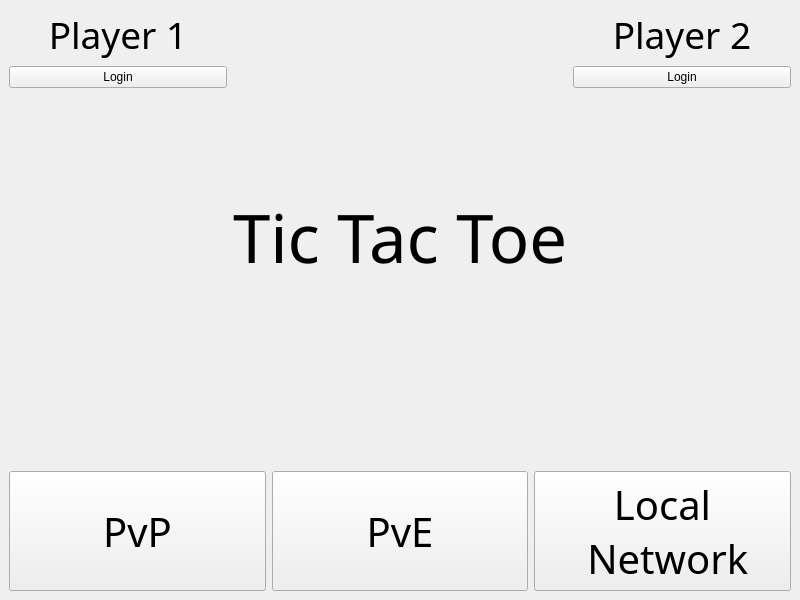
<?xml version="1.0" encoding="UTF-8"?>
<ui version="4.0">
 <class>MainWindow</class>
 <widget class="QMainWindow" name="MainWindow">
  <property name="geometry">
   <rect>
    <x>0</x>
    <y>0</y>
    <width>800</width>
    <height>600</height>
   </rect>
  </property>
  <property name="windowTitle">
   <string>Tic Tac Toe</string>
  </property>
  <widget class="QWidget" name="centralwidget">
   <layout class="QVBoxLayout" name="verticalLayout">
    <item>
     <layout class="QVBoxLayout" name="verticalLayout_2">
      <item>
       <layout class="QHBoxLayout" name="horizontalLayout_2">
        <item>
         <layout class="QVBoxLayout" name="verticalLayout_3">
          <item>
           <widget class="QLabel" name="player_1_label">
            <property name="font">
             <font>
              <family>Poor Richard</family>
              <pointsize>28</pointsize>
             </font>
            </property>
            <property name="text">
             <string>Player 1</string>
            </property>
            <property name="alignment">
             <set>Qt::AlignHCenter|Qt::AlignTop</set>
            </property>
           </widget>
          </item>
          <item>
           <widget class="QPushButton" name="player_1_login_btn">
            <property name="layoutDirection">
             <enum>Qt::LeftToRight</enum>
            </property>
            <property name="text">
             <string>Login</string>
            </property>
            <property name="autoDefault">
             <bool>false</bool>
            </property>
            <property name="default">
             <bool>false</bool>
            </property>
            <property name="flat">
             <bool>false</bool>
            </property>
           </widget>
          </item>
          <item>
           <spacer name="verticalSpacer">
            <property name="orientation">
             <enum>Qt::Vertical</enum>
            </property>
            <property name="sizeType">
             <enum>QSizePolicy::Expanding</enum>
            </property>
            <property name="sizeHint" stdset="0">
             <size>
              <width>20</width>
              <height>50</height>
             </size>
            </property>
           </spacer>
          </item>
         </layout>
        </item>
        <item>
         <widget class="QLabel" name="label">
          <property name="font">
           <font>
            <family>Poor Richard</family>
            <pointsize>50</pointsize>
           </font>
          </property>
          <property name="text">
           <string>Tic Tac Toe</string>
          </property>
          <property name="alignment">
           <set>Qt::AlignCenter</set>
          </property>
         </widget>
        </item>
        <item>
         <layout class="QVBoxLayout" name="verticalLayout_4">
          <item>
           <widget class="QLabel" name="player_2_label">
            <property name="font">
             <font>
              <family>Poor Richard</family>
              <pointsize>28</pointsize>
             </font>
            </property>
            <property name="text">
             <string>Player 2</string>
            </property>
            <property name="alignment">
             <set>Qt::AlignHCenter|Qt::AlignTop</set>
            </property>
           </widget>
          </item>
          <item>
           <widget class="QPushButton" name="player_2_login_btn">
            <property name="text">
             <string>Login</string>
            </property>
           </widget>
          </item>
          <item>
           <spacer name="verticalSpacer_2">
            <property name="orientation">
             <enum>Qt::Vertical</enum>
            </property>
            <property name="sizeHint" stdset="0">
             <size>
              <width>20</width>
              <height>40</height>
             </size>
            </property>
           </spacer>
          </item>
         </layout>
        </item>
       </layout>
      </item>
      <item>
       <layout class="QHBoxLayout" name="horizontalLayout_4">
        <item>
         <widget class="QPushButton" name="pvp_btn">
          <property name="sizePolicy">
           <sizepolicy hsizetype="Minimum" vsizetype="Maximum">
            <horstretch>0</horstretch>
            <verstretch>0</verstretch>
           </sizepolicy>
          </property>
          <property name="minimumSize">
           <size>
            <width>0</width>
            <height>120</height>
           </size>
          </property>
          <property name="font">
           <font>
            <family>Poor Richard</family>
            <pointsize>30</pointsize>
           </font>
          </property>
          <property name="text">
           <string>PvP</string>
          </property>
         </widget>
        </item>
        <item>
         <widget class="QPushButton" name="pve_btn">
          <property name="minimumSize">
           <size>
            <width>0</width>
            <height>120</height>
           </size>
          </property>
          <property name="font">
           <font>
            <family>Poor Richard</family>
            <pointsize>30</pointsize>
           </font>
          </property>
          <property name="text">
           <string>PvE</string>
          </property>
         </widget>
        </item>
        <item>
         <widget class="QPushButton" name="local_network_btn">
          <property name="minimumSize">
           <size>
            <width>0</width>
            <height>120</height>
           </size>
          </property>
          <property name="font">
           <font>
            <family>Poor Richard</family>
            <pointsize>30</pointsize>
           </font>
          </property>
          <property name="text">
           <string>Local
 Network</string>
          </property>
         </widget>
        </item>
       </layout>
      </item>
     </layout>
    </item>
   </layout>
  </widget>
 </widget>
 <resources/>
 <connections/>
</ui>
